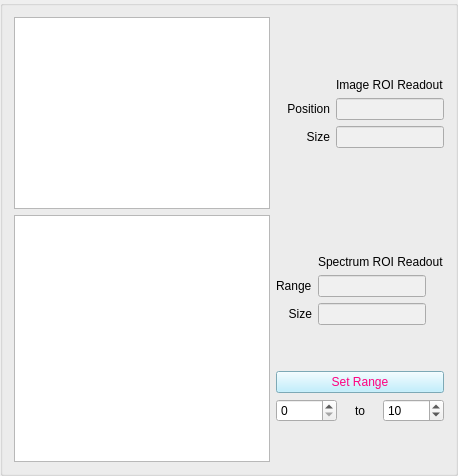
     <widget class="QGroupBox" name="groupBox_6">
      <property name="sizePolicy">
       <sizepolicy hsizetype="Minimum" vsizetype="Preferred">
        <horstretch>0</horstretch>
        <verstretch>0</verstretch>
       </sizepolicy>
      </property>
      <property name="styleSheet">
       <string notr="true">font:12pt &quot;Segoe UI&quot;;</string>
      </property>
      <property name="title">
       <string/>
      </property>
      <layout class="QGridLayout" name="gridLayout_19">
       <item row="1" column="1">
        <layout class="QGridLayout" name="gridLayout_14">
         <item row="2" column="0">
          <layout class="QGridLayout" name="gridLayout_12">
           <item row="1" column="0">
            <widget class="QSpinBox" name="sb_roi_spec_s">
             <property name="maximum">
              <number>10000</number>
             </property>
             <property name="singleStep">
              <number>2</number>
             </property>
            </widget>
           </item>
           <item row="1" column="1">
            <widget class="QLabel" name="label_21">
             <property name="text">
              <string>to</string>
             </property>
             <property name="alignment">
              <set>Qt::AlignCenter</set>
             </property>
            </widget>
           </item>
           <item row="1" column="2">
            <widget class="QSpinBox" name="sb_roi_spec_e">
             <property name="minimum">
              <number>1</number>
             </property>
             <property name="maximum">
              <number>10000</number>
             </property>
             <property name="singleStep">
              <number>2</number>
             </property>
             <property name="value">
              <number>10</number>
             </property>
            </widget>
           </item>
           <item row="0" column="0" colspan="3">
            <widget class="QPushButton" name="pb_set_spec_roi">
             <property name="styleSheet">
              <string notr="true">background-color: rgb(175, 236, 255);
color: rgb(255, 0, 127);
</string>
             </property>
             <property name="text">
              <string>Set Range</string>
             </property>
            </widget>
           </item>
           <item row="2" column="0">
            <spacer name="verticalSpacer_9">
             <property name="orientation">
              <enum>Qt::Vertical</enum>
             </property>
             <property name="sizeHint" stdset="0">
              <size>
               <width>20</width>
               <height>40</height>
              </size>
             </property>
            </spacer>
           </item>
          </layout>
         </item>
         <item row="0" column="0">
          <layout class="QGridLayout" name="gridLayout_11">
           <item row="2" column="1">
            <widget class="QLineEdit" name="le_spec_roi">
             <property name="sizePolicy">
              <sizepolicy hsizetype="Fixed" vsizetype="Fixed">
               <horstretch>0</horstretch>
               <verstretch>0</verstretch>
              </sizepolicy>
             </property>
             <property name="styleSheet">
              <string notr="true">color: rgb(255, 75, 52);
background-color: rgb(240, 240, 240);</string>
             </property>
             <property name="readOnly">
              <bool>true</bool>
             </property>
            </widget>
           </item>
           <item row="3" column="0">
            <widget class="QLabel" name="label_29">
             <property name="styleSheet">
              <string notr="true">font: 75 10pt &quot;MS Shell Dlg 2&quot;;</string>
             </property>
             <property name="text">
              <string>Size</string>
             </property>
             <property name="alignment">
              <set>Qt::AlignRight|Qt::AlignTrailing|Qt::AlignVCenter</set>
             </property>
            </widget>
           </item>
           <item row="3" column="1">
            <widget class="QLineEdit" name="le_spec_roi_size">
             <property name="sizePolicy">
              <sizepolicy hsizetype="Fixed" vsizetype="Fixed">
               <horstretch>0</horstretch>
               <verstretch>0</verstretch>
              </sizepolicy>
             </property>
             <property name="styleSheet">
              <string notr="true">color: rgb(255, 75, 52);
background-color: rgb(240, 240, 240);</string>
             </property>
             <property name="readOnly">
              <bool>true</bool>
             </property>
            </widget>
           </item>
           <item row="0" column="1">
            <spacer name="verticalSpacer_7">
             <property name="orientation">
              <enum>Qt::Vertical</enum>
             </property>
             <property name="sizeHint" stdset="0">
              <size>
               <width>20</width>
               <height>40</height>
              </size>
             </property>
            </spacer>
           </item>
           <item row="2" column="0">
            <widget class="QLabel" name="label_8">
             <property name="text">
              <string>Range</string>
             </property>
            </widget>
           </item>
           <item row="1" column="1">
            <widget class="QLabel" name="label_3">
             <property name="text">
              <string>Spectrum ROI Readout</string>
             </property>
            </widget>
           </item>
          </layout>
         </item>
         <item row="1" column="0">
          <spacer name="verticalSpacer_11">
           <property name="orientation">
            <enum>Qt::Vertical</enum>
           </property>
           <property name="sizeHint" stdset="0">
            <size>
             <width>20</width>
             <height>40</height>
            </size>
           </property>
          </spacer>
         </item>
        </layout>
       </item>
       <item row="0" column="1">
        <layout class="QGridLayout" name="gridLayout_6">
         <item row="2" column="1">
          <widget class="QLineEdit" name="le_roi">
           <property name="sizePolicy">
            <sizepolicy hsizetype="Fixed" vsizetype="Fixed">
             <horstretch>0</horstretch>
             <verstretch>0</verstretch>
            </sizepolicy>
           </property>
           <property name="styleSheet">
            <string notr="true">color: rgb(255, 75, 52);
background-color: rgb(240, 240, 240);</string>
           </property>
           <property name="readOnly">
            <bool>true</bool>
           </property>
          </widget>
         </item>
         <item row="3" column="0">
          <widget class="QLabel" name="label_28">
           <property name="styleSheet">
            <string notr="true">font: 75 10pt &quot;MS Shell Dlg 2&quot;;</string>
           </property>
           <property name="text">
            <string>Size</string>
           </property>
           <property name="alignment">
            <set>Qt::AlignRight|Qt::AlignTrailing|Qt::AlignVCenter</set>
           </property>
          </widget>
         </item>
         <item row="3" column="1">
          <widget class="QLineEdit" name="le_roi_size">
           <property name="sizePolicy">
            <sizepolicy hsizetype="Fixed" vsizetype="Fixed">
             <horstretch>0</horstretch>
             <verstretch>0</verstretch>
            </sizepolicy>
           </property>
           <property name="styleSheet">
            <string notr="true">color: rgb(255, 75, 52);
background-color: rgb(240, 240, 240);</string>
           </property>
           <property name="readOnly">
            <bool>true</bool>
           </property>
          </widget>
         </item>
         <item row="2" column="0">
          <widget class="QLabel" name="label_4">
           <property name="text">
            <string>Position</string>
           </property>
           <property name="alignment">
            <set>Qt::AlignRight|Qt::AlignTrailing|Qt::AlignVCenter</set>
           </property>
          </widget>
         </item>
         <item row="4" column="1">
          <spacer name="verticalSpacer_8">
           <property name="orientation">
            <enum>Qt::Vertical</enum>
           </property>
           <property name="sizeHint" stdset="0">
            <size>
             <width>20</width>
             <height>40</height>
            </size>
           </property>
          </spacer>
         </item>
         <item row="0" column="1">
          <spacer name="verticalSpacer_10">
           <property name="orientation">
            <enum>Qt::Vertical</enum>
           </property>
           <property name="sizeHint" stdset="0">
            <size>
             <width>20</width>
             <height>40</height>
            </size>
           </property>
          </spacer>
         </item>
         <item row="1" column="1">
          <widget class="QLabel" name="label_7">
           <property name="text">
            <string>Image ROI Readout</string>
           </property>
          </widget>
         </item>
        </layout>
       </item>
       <item row="0" column="0">
        <widget class="ImageView" name="image_view">
         <property name="sizePolicy">
          <sizepolicy hsizetype="Expanding" vsizetype="Expanding">
           <horstretch>0</horstretch>
           <verstretch>0</verstretch>
          </sizepolicy>
         </property>
        </widget>
       </item>
       <item row="1" column="0">
        <widget class="PlotWidget" name="spectrum_view"/>
       </item>
      </layout>
     </widget>
